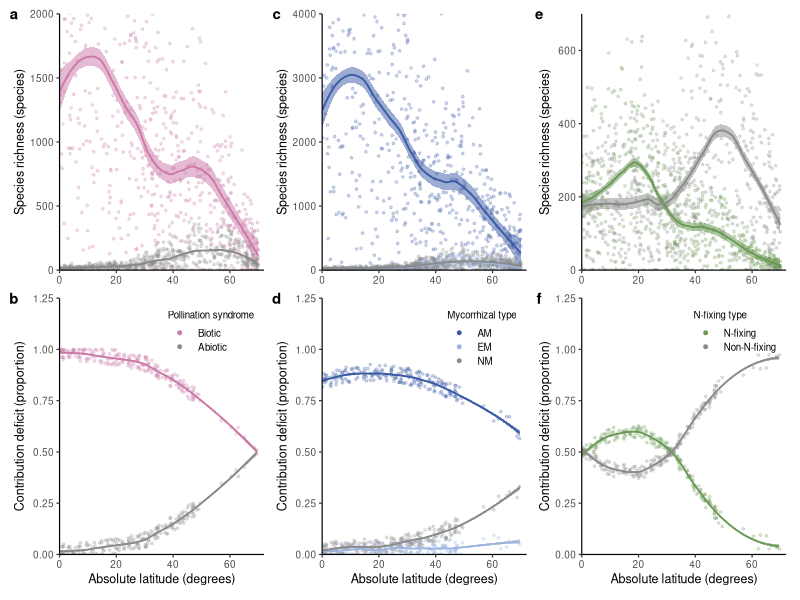
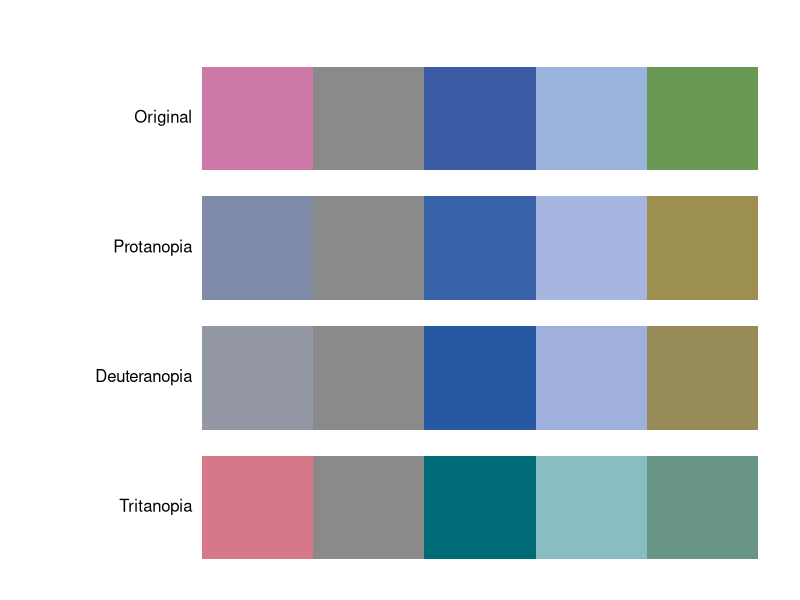

Reproduce these figures in R, in order.
## ---- chunk 1
#| label: simulate
seed <- 5014L
set.seed(seed)
library(ggplot2)
n_mainland <- 600L
n_island <- 212L
knots <- seq(0, 70, 10)
groups <- c("Biotic", "Abiotic", "AM", "EM", "NM", "N-fixing", "Non-N-fixing")
types <- c("Pollination", "Pollination", rep("Mycorrhiza", 3), rep("N-fixation", 2))
richness <- rbind(
  c(1250,1800,1450,900,700,800,450,150), c(15,20,30,50,110,170,150,50),
  c(2100,3400,2800,2000,1500,1300,700,350), c(10,15,25,40,80,140,100,40),
  c(20,25,30,50,110,160,130,60), c(160,260,300,180,130,90,40,10),
  c(160,200,180,170,290,410,260,120))
shares <- rbind(
  c(.98,.98,.96,.93,.85,.75,.63,.50), c(.02,.02,.04,.07,.15,.25,.37,.50),
  c(.85,.88,.89,.87,.83,.77,.69,.60), c(.015,.020,.020,.025,.030,.040,.060,.080),
  c(.020,.030,.040,.060,.100,.150,.230,.300), c(.50,.58,.60,.53,.33,.16,.07,.04),
  c(.50,.42,.40,.47,.67,.84,.93,.96))
latitude_mainland <- runif(n_mainland, 0, 70)
latitude_island <- c(runif(n_island - 8, 0, 50), runif(8, 50, 70))
dat <- data.frame()
for (j in seq_along(groups)) {
  mu <- approx(knots, richness[j, ], xout = latitude_mainland)$y
  weight <- approx(knots, shares[j, ], xout = latitude_island)$y
  mainland <- data.frame(id = seq_len(n_mainland), latitude = latitude_mainland,
                        type = types[j], group = groups[j], metric = "richness")
  island <- data.frame(id = seq_len(n_island), latitude = latitude_island,
                      type = types[j], group = groups[j], metric = "contribution")
  dat <- rbind(dat,
    transform(mainland, value = pmax(0, round(rnorm(n_mainland, mu, .7 * mu)))),
    transform(island, value = pmax(.001, weight + runif(n_island, -.04, .04))))
}
i <- dat$metric == "contribution" & dat$type != "Mycorrhiza"
dat$value[i] <- dat$value[i] / ave(dat$value[i], dat$id[i], dat$type[i], FUN = sum)
panel_names <- c("a  Pollination\nMainland richness (species)",
                 "c  Mycorrhiza\nMainland richness (species)",
                 "e  N-fixation\nMainland richness (species)",
                 "b  Pollination\nDeficit contribution (proportion)",
                 "d  Mycorrhiza\nDeficit contribution (proportion)",
                 "f  N-fixation\nDeficit contribution (proportion)")
panel_id <- match(dat$type, unique(types)) + ifelse(dat$metric == "richness", 0, 3)
dat$panel <- factor(panel_names[panel_id], levels = panel_names)
dat$group <- factor(dat$group, levels = groups)
## ---- chunk 2
#| label: smooth-curves
curves <- data.frame()
for (g in groups) {
  for (m in c("richness", "contribution")) {
    z <- subset(dat, group == g & metric == m)
    model <- loess(value ~ latitude, data = z,
                   span = if (m == "richness" && z$type[1] == "Mycorrhiza") 0.50 else 0.40)
    grid <- data.frame(latitude = seq(min(z$latitude), max(z$latitude), length.out = 100))
    estimate <- predict(model, newdata = grid, se = TRUE)
    curves <- rbind(curves, data.frame(grid, panel = z$panel[1], group = g,
      value = estimate$fit, lower = estimate$fit - estimate$se.fit,
      upper = estimate$fit + estimate$se.fit))
  }
}
curves$panel <- factor(curves$panel, levels = panel_names)
curves$group <- factor(curves$group, levels = groups)
## ---- chunk 3
#| label: fig-reconstruction
#| fig-width: 10
#| fig-height: 6.8
palette <- c(Biotic = "#CC79A7", Abiotic = "#8A8A8A", AM = "#3B5BA5",
             EM = "#9BB4DE", NM = "#8A8A8A", "N-fixing" = "#6A9955",
             "Non-N-fixing" = "#8A8A8A")
limits <- c(2000, 4000, 700, 1.25, 1.25, 1.25)
legend_titles <- rep(c("Pollination syndrome", "Mycorrhizal type", "N-fixing type"), 2)
plots <- list()
for (k in seq_along(panel_names)) {
  z <- subset(dat, panel == panel_names[k])
  plots[[k]] <- ggplot(z, aes(latitude, value, color = group)) +
    geom_ribbon(data = subset(curves, panel == panel_names[k]),
                aes(ymin = lower, ymax = upper, fill = group), alpha = .5, color = NA) +
    geom_point(alpha = .24, size = .65) +
    geom_line(data = subset(curves, panel == panel_names[k]), linewidth = .65) +
    coord_cartesian(xlim = c(0, 72), ylim = c(0, limits[k]), expand = FALSE) +
    scale_x_continuous(breaks = c(0, 20, 40, 60)) +
    scale_color_manual(values = palette) + scale_fill_manual(values = palette, guide = "none") +
    labs(tag = c("a", "c", "e", "b", "d", "f")[k], color = legend_titles[k],
         x = if (k > 3) "Absolute latitude (degrees)" else NULL,
         y = if (k <= 3) "Species richness (species)" else "Contribution deficit (proportion)") +
    theme_classic(base_size = 9) +
    theme(legend.position = if (k <= 3) "none" else "inside",
          legend.position.inside = c(.98, .98), legend.justification = c(1, 1),
          legend.background = element_blank(), legend.key.height = grid::unit(.7, "lines"),
          legend.text = element_text(size = 7), legend.title = element_text(size = 7),
          plot.tag = element_text(face = "bold"), plot.tag.position = c(0, 1)) +
    guides(color = guide_legend(override.aes = list(alpha = 1, linewidth = 0, size = 1)))
}
p <- patchwork::wrap_plots(plots, ncol = 3)
p
## ---- chunk 4
#| label: fig-palette-check
#| fig-width: 8
#| fig-height: 2.2
colors <- c("#CC79A7", "#8A8A8A", "#3B5BA5", "#9BB4DE", "#6A9955")
vision <- list(Original = identity, Protanopia = colorspace::protan,
               Deuteranopia = colorspace::deutan, Tritanopia = colorspace::tritan)
op <- par(mar = c(1, 9, 1, 1))
plot.new()
plot.window(xlim = c(0, length(colors)), ylim = c(0, 4))
for (i in seq_along(vision)) {
  rect(0:4, 4 - i, 1:5, 4.8 - i, col = vision[[i]](colors), border = NA)
  text(0, 4.4 - i, names(vision)[i], pos = 2, xpd = NA)
}
par(op)
